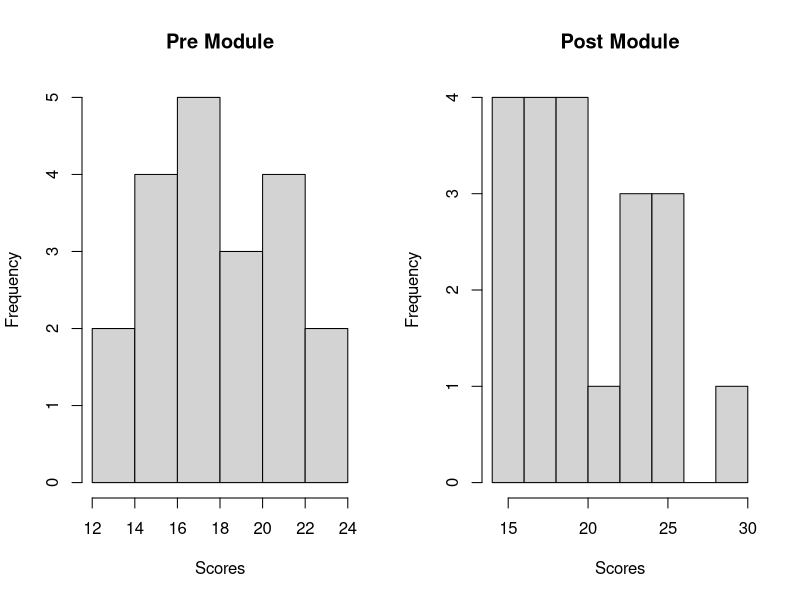

Write the R code that produced this figure.
## ---- chunk 1
library(knitr)
## ---- chunk 2
pre_module <- c(18, 21, 16, 22, 19, 24, 17, 21, 23, 18, 
                14, 16, 16, 19, 18, 20, 12, 22, 15, 17)
post_module <- c(22, 25, 17, 24, 16, 29, 20, 23, 19,20, 
                 15, 15, 18, 26, 18, 24, 18, 25, 19, 16)
df <- data.frame(Student = c(1:20), Pre_Module_Score = pre_module, 
                 Post_Module_Score = post_module, Difference = post_module - pre_module)
kable(df)
## ---- chunk 3
par(mfrow=c(1,2))
hist(df$Pre_Module, main = "Pre Module", xlab = "Scores")
hist(df$Post_Module, main = "Post Module", xlab = "Scores")
## ---- chunk 4
t.test(df$Pre_Module_Score, df$Post_Module_Score, paired = TRUE)
